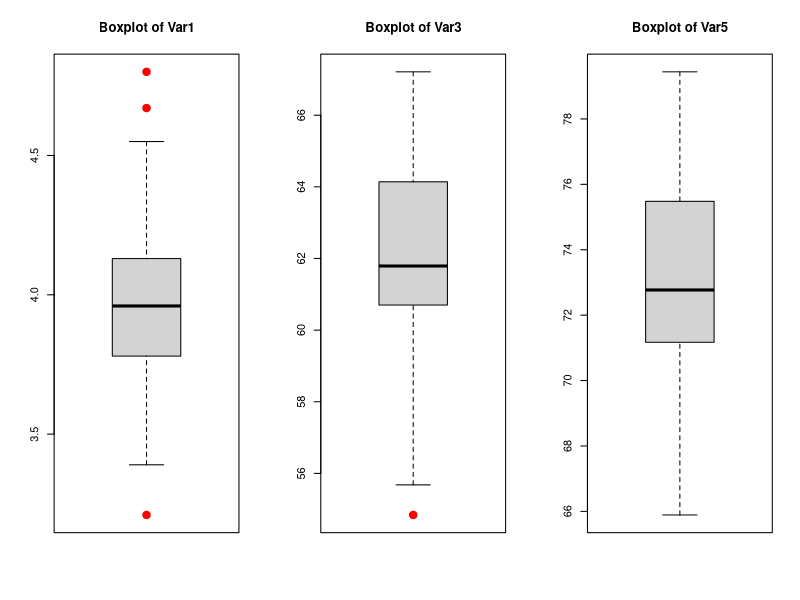

Recreate this plot in R.
custom_boxplot <- function(data, var_names, main = "Boxplot", xlab = "Groups", ylab = "Values", color = "navy") {
  # Open a new graphics device
  dev.new()
  plot.new()
  
  # Arrange the plot areas horizontally
  par(mfrow = c(1, length(var_names)))
  
  for (i in seq_along(var_names)) {
    var_name <- var_names[i]
    var <- as.numeric(data[[var_name]])
    var <- na.omit(var)  # Select non-missing values
    
    # Boxplot components
    box_vals <- boxplot.stats(var)$stats
    box_median <- box_vals[3]
    box_lower <- box_vals[2]
    box_upper <- box_vals[4]
    lower_whisker <- box_vals[1]
    upper_whisker <- box_vals[5]
    
    # Draw the box
    segments(0.8, box_lower, 1.2, box_lower, lwd = 2) # lower whisker
    segments(0.8, box_upper, 1.2, box_upper, lwd = 2) # upper whisker
    segments(0.8, box_lower, 0.8, box_upper, lwd = 2) # vertical line
    
    # Draw the median line
    segments(0.6, box_median, 1.4, box_median, lwd = 2)
    
    # Outliers
    outlier_values <- boxplot(var)$out
    if (length(outlier_values) > 0) {
      points(rep(1, length(outlier_values)), outlier_values, pch = 19, col = "red", cex = 1.5)
    }
    
    # Title
    title(main = paste0("Boxplot of ", var_name), xlab = "", ylab = "")
  }
  par(mfrow = c(1, 1))
}

# Example usage
data <- read.table("DatasetNA.txt", header = TRUE, na.strings = "NA")
custom_boxplot(data, c("Var1", "Var3", "Var5"), main = "Custom Boxplot for Var1, Var3, and Var5", ylab = "Values", color = "yellow")
